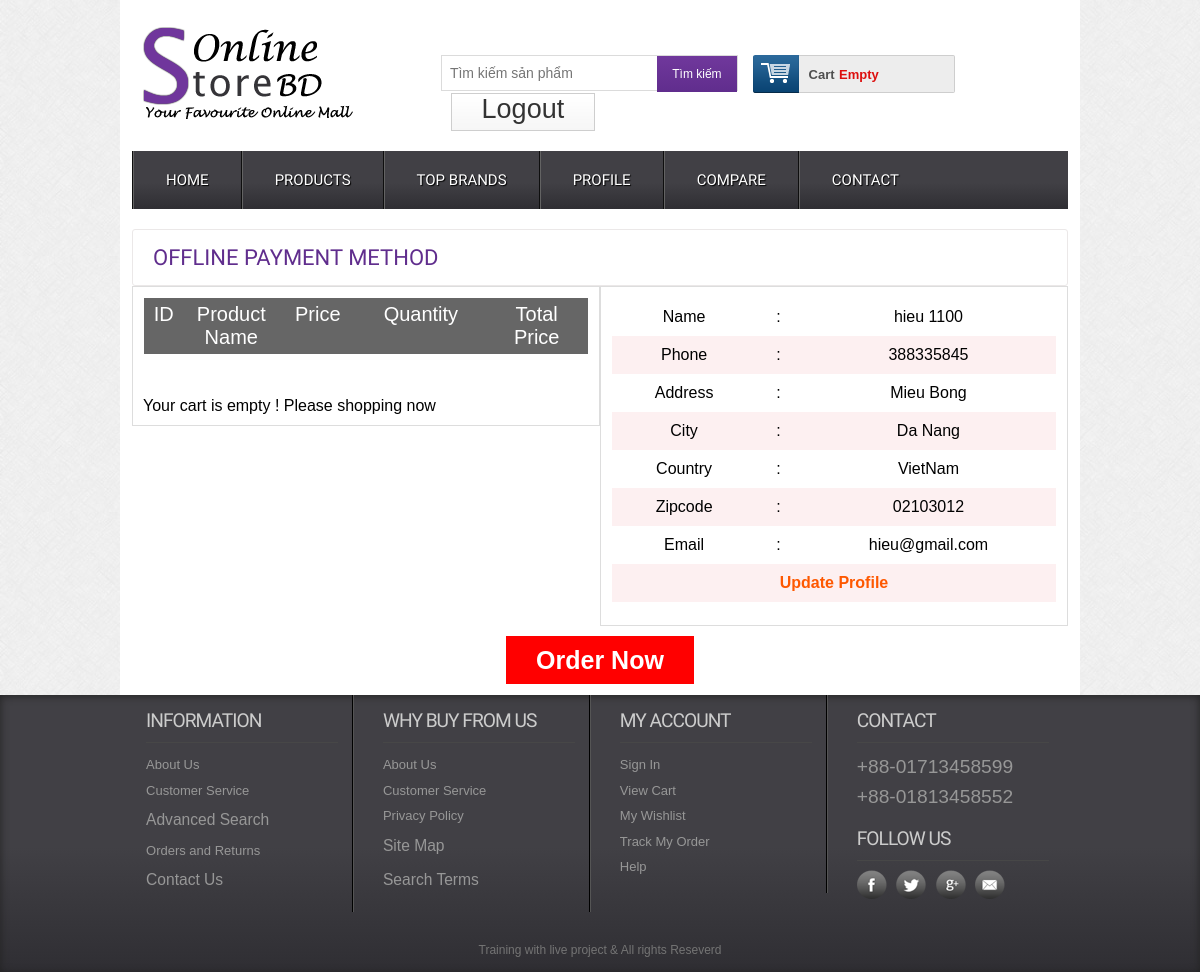
The page /offlinepayment.php (signed in) on the database its author committed.
### tables this page shows
CREATE TABLE `tbl_customer` (
  `id` int(11) NOT NULL,
  `name` varchar(256) NOT NULL,
  `zipcode` varchar(256) NOT NULL,
  `country` varchar(256) NOT NULL,
  `city` varchar(256) NOT NULL,
  `address` varchar(256) NOT NULL,
  `email` varchar(256) NOT NULL,
  `phone` int(11) NOT NULL,
  `password` varchar(256) NOT NULL
);

### classes/cart.php (called while the page is built, shortened)
<?php
$filepath = realpath(dirname(__FILE__));
include_once ($filepath.'/../lib/database.php');
?>
<?php
class cart
{
    private $db, $fm;
    public function __construct()
    {
        $this->db = new Database();
    }
    public function get_product_cart(){
        $sId = session_id();
        $query = "select * from tbl_cart where sId = '$sId'";
        $result = $this->db->select($query);
        return $result;
    }
}
?>

### lib/database.php (called while the page is built, shortened)
<?php
Class Database{
   public $host   = DB_HOST;
   public $user   = DB_USER;
   public $pass   = DB_PASS;
   public $dbname = DB_NAME;
   public $link;
private function connectDB(){
   $this->link = new mysqli($this->host, $this->user, $this->pass,
    $this->dbname);
 }
public function select($query){
  $result = $this->link->query($query) or
   die($this->link->error.__LINE__);
  if($result->num_rows > 0){
    return $result;
  } else {
    return false;
  }
 }
}

### classes/customer.php (called while the page is built, shortened)
<?php
$filepath = realpath(dirname(__FILE__));
include_once($filepath . '/../lib/database.php');
?>
<?php
class customer
{
    private $db, $fm;
    public function __construct()
    {
        $this->db = new Database();
    }
    public function show_info_cus($id){
        $query = "select * from tbl_customer where id='$id'";
        $result = $this->db->select($query);
        return $result;
    }
}
?>

### lib/session.php (called while the page is built, shortened)
<?php
class Session{
 public static function get($key){
    if (isset($_SESSION[$key])) {
     return $_SESSION[$key];
    } else {
     return false;
    }
 }
}
?>

### offlinepayment.php (the view, shortened to what this page needs)
<?php
include 'inc/header.php';
?>
<form action="" method="POST">
    <div class="main">
        <div class="content">
            <div class="section group">
                <div class="content_top">
                    <div class="heading">
                        <h3>Offline Payment Method</h3>
                    </div>
                </div>
                <div style="width: 50%; float: left;">
                    <div class="cartpage">
                        <table class="tblone">
                            <tr>
                                <th width="5%">ID</th>
                                <th width="15%">Product Name</th>
                                <th width="15%">Price</th>
                                <th width="25%">Quantity</th>
                                <th width="20%">Total Price</th>
                            </tr>
                            <tr>
                        </table>
                        <?php
                        $check_cart = $ct->get_product_cart();
                        if ($check_cart) {
                        ?>
                            <table style="float:right;text-align:left;" width="40%">
                                <tr>
                                    <th>Sub Total : </th>
                                    <td><?php
                                        echo $subtotal;
                                        Session::set('sum', $subtotal);
                                        Session::set('qty', $qty); ?></td>
                                </tr>
                                <tr>
                                    <th>VAT : </th>
                                    <td>10% (<?php echo $vat = $subtotal * 0.1; ?>)</td>
                                </tr>
                                <tr>
                                    <th>Grand Total :</th>
                                    <td><?php
                                        $vat = $subtotal * 0.1;
                                        $gtotal = $subtotal + $vat;
                                        echo $gtotal; ?></td>
                                </tr>
                            </table>
                        <?php
                        } else {
                            echo 'Your cart is empty ! Please shopping now';
                        } ?>
                    </div>
                </div>
                <div style="width: 50%; float: right;">
                    <div class="cartpage">
                        <table class="tblone">
                            <?php
                            $id = Session::get('customer_id');
                            $get_info_cus = $cus->show_info_cus($id);
                            if ($get_info_cus) {
                                while ($result = $get_info_cus->fetch_assoc()) {
                            ?>
                                    <tr>
                                        <td>Name</td>
                                        <td>:</td>
                                        <td><?php echo $result['name'] ?></td>
                                    </tr>
                                    <tr>
                                        <td>Phone</td>
                                        <td>:</td>
                                        <td><?php echo $result['phone'] ?></td>
                                    </tr>
                                    <tr>
                                        <td>Address</td>
                                        <td>:</td>
                                        <td><?php echo $result['address'] ?></td>
                                    </tr>
                                    <tr>
                                        <td>City</td>
                                        <td>:</td>
                                        <td><?php echo $result['city'] ?></td>
                                    </tr>
                                    <tr>
                                        <td>Country</td>
                                        <td>:</td>
                                        <td><?php echo $result['country'] ?></td>
                                    </tr>
                                    <tr>
                                        <td>Zipcode</td>
                                        <td>:</td>
                                        <td><?php echo $result['zipcode'] ?></td>
                                    </tr>
                                    <tr>
                                        <td>Email</td>
                                        <td>:</td>
                                        <td><?php echo $result['email'] ?></td>
                                    </tr>
                                    <tr>
                                        <td colspan="3"><a href="editprofile.php">Update Profile</a></td>
                                    </tr>
                            <?php
                                }
                            }
                            ?>
                        </table>
                    </div>
                </div>
            </div>
            <center style="margin-top: 20px;"><a href="?orderid=order" style="cursor: pointer; ;background-color: red; color: white; font-size: 25px; font-weight: bold; padding: 10px 30px;">Order Now</a></center>
        </div>
    </div>
</form>
<?php
include 'inc/footer.php';
?>

### css/style.css (style rules this page uses)
html,body,div,span,applet,object,iframe,h1,h2,h3,h4,h5,h6,p,blockquote,pre,a,abbr,acronym,address,big,cite,code,del,dfn,em,img,ins,kbd,q,s,samp,small,strike,strong,sub,sup,tt,var,b,u,i,dl,dt,dd,ol,nav ul,nav li,fieldset,form,label,legend,table,caption,tbody,tfoot,thead,tr,th,td,article,aside,canvas,details,embed,figure,figcaption,footer,header,hgroup,menu,nav,output,ruby,section,summary,time,mark,audio,video { margin:0;padding:0;border:0;font-size:100%;font:inherit;vertical-align:baseline; }
table { border-collapse:collapse;border-spacing:0; }
a { text-decoration:none; }
body { font-family:Arial, Helvetica, sans-serif; background:url(../images/body_bg3.jpg); }
.section { clear: both; padding: 0px; margin: 0px; }
.group:before, .group:after { content:""; display:table; }
.group:after { clear:both; }
.group { zoom:1; }
.content { padding:20px 0; background:#FFF; }
.content_top { padding:15px 20px; border:1px solid #EBE8E8; border-radius:3px; }
.heading { float:left; margin-right:10%; }
.heading h3 { font-family: 'Monda', sans-serif; font-size:22px; color:#602D8D; text-transform:uppercase; }
.cartpage { border: 1px solid #ddd; overflow: hidden; padding: 10px; }
.tblone { border: 1px solid #fff; margin-bottom: 12px; width: 100%; }
.tblone th { background: #666 none repeat scroll 0 0; color: #fff; font-size: 20px; padding: 5px 8px; text-align: center; }
.tblone td { padding:10px;text-align:center; }
table.tblone tr:nth-child(2n+1) { background:#fff;height:30px; }
table.tblone tr:nth-child(2n) { background:#fdf0f1;height:30px; }
table.tblone a { color: #fe5800; font-weight: bold; text-decoration: none; }

### rows shown on the page
tbl_customer: name "hieu 1100", phone "388335845", address "Mieu Bong", city "Da Nang", country "VietNam", zipcode "02103012", email "hieu@gmail.com"
